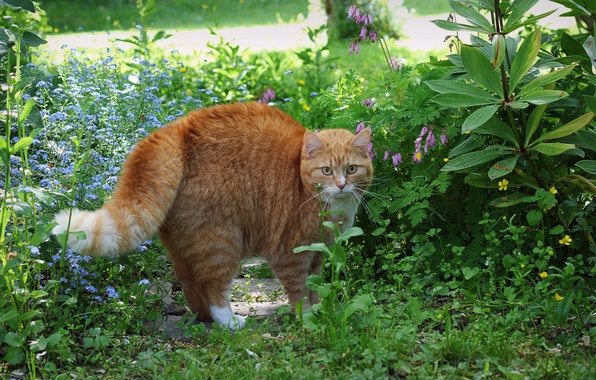
#> input picture absdif/cat.jpg, 596 x 380 px
$ python abs_diff.py
#> lines starting #> are read from the running program, lines starting #| are printed output that depends on the picture
import cv2
import numpy as np

def get_img_diff_index(img1, img2):
    """
   Returns difference index of two images, values closer to 0 means that they are more similar
   :param np.ndarray img1:
   :param np.ndarray img2:
   :return float:

   """
    # [5 lines of commented-out code are left out]
    fr_sub = cv2.subtract(img1, img2)
    fr_diff = cv2.absdiff(img1, img2)


    diff = fr_diff*(fr_diff>30)

    cv2.imshow('fr_sub', fr_sub)
    cv2.imshow('fr_diff', fr_diff)
    cv2.imshow('diff', diff)
    cv2.waitKey(0)
    cv2_mean = cv2.mean(fr_diff)
    return diff #fr_diff  # cv2_mean[0] + cv2_mean[1] + cv2_mean[2]


im1 = cv2.imread("cat.jpg")
#> im1 is the input picture: shape (380, 596, 3); mean B, G, R 69.2, 112.2, 89.9
im2 = cv2.imread("cat2.jpg")
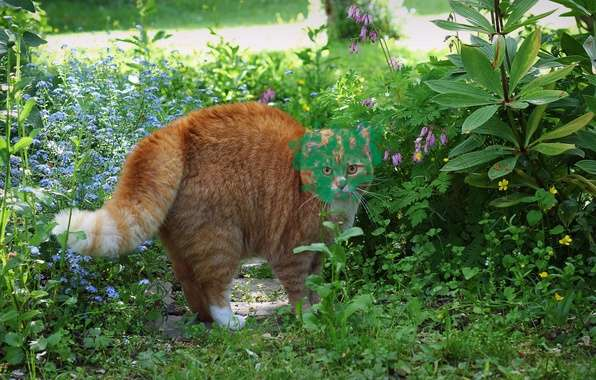
#> input picture absdif/cat2.jpg, 596 x 380 px
#> im2 is the input picture: shape (380, 596, 3); mean B, G, R 69.1, 112.3, 88.3

get_img_diff_index(im1, im2)
#> in get_img_diff_index, `fr_sub = cv2.subtract(img1, img2)`:
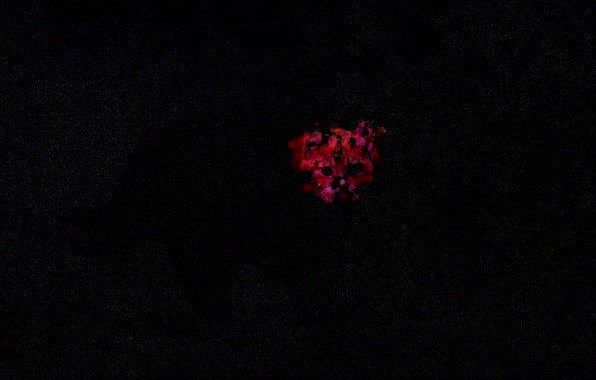
#> fr_sub: shape (380, 596, 3); mean B, G, R 4.6, 3.4, 5.1
#> in get_img_diff_index, `cv2_mean = cv2.mean(fr_diff)`: cv2_mean = (9.12, 6.89, 8.62, 0)
